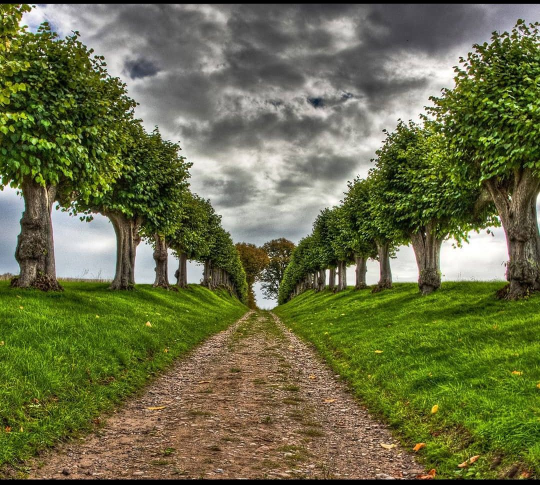
#> input picture image1.jpg, 1080 x 969 px (shown at 1/2 size)
$ jupyter execute detectborders.ipynb   (older library calls are emulated)
#> lines starting #> are read from the running program, lines starting #| are printed output that depends on the picture
[cell 1]
# Import des bibliothèques nécessaires
from PIL import Image
import matplotlib.pyplot as plt

# Charger l'image
image_path = 'image1.jpg'  # Remplace par le chemin de ton image
image1 = Image.open(image_path)
#> image1 is the input picture: PIL image 1080x969 RGB; mean R, G, B 105.4, 109.3, 71

# Afficher l'image
plt.imshow(image1)
plt.axis('off')  # Masquer les axes pour une meilleure visualisation
plt.show()

[cell 2]
# Import des bibliothèques nécessaires
from PIL import Image
import numpy as np
import matplotlib.pyplot as plt
import cv2

# Charger l'image
image_path = 'image1.jpg'  # Remplace par le chemin de ton image
image1 = Image.open(image_path)

# Redimensionner l'image
image_resized = image1.resize((256, 256))  # Redimensionner à une taille de 256x256
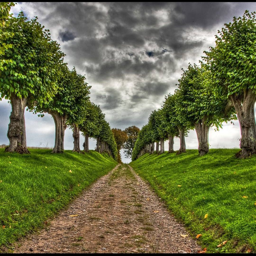
#> image_resized: PIL image 256x256 RGB; mean R, G, B 105.5, 109.3, 71

# Convertir l'image en un tableau numpy pour appliquer des convolutions
image_array = np.array(image_resized)

# Convertir l'image en niveaux de gris (si ce n'est pas déjà le cas)
gray_image = cv2.cvtColor(image_array, cv2.COLOR_RGB2GRAY)
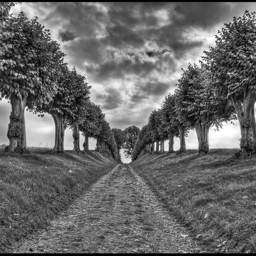
#> gray_image: shape (256, 256); min 0, max 255, mean 103.8

# Appliquer des couches de convolution : ici, un noyau de détection de bords
kernel_edge = np.array([[-1, -1, -1], [-1, 8, -1], [-1, -1, -1]])  # Noyau de détection de bords
convolution_result = cv2.filter2D(gray_image, -1, kernel_edge)
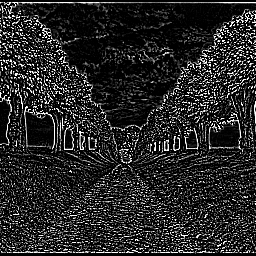
#> convolution_result: shape (256, 256); min 0, max 255, mean 40.1

# Affichage des résultats
plt.figure(figsize=(12, 6))

# Afficher l'image originale redimensionnée
plt.subplot(1, 3, 1)
plt.imshow(image_resized)
plt.title("Image Redimensionnée")
plt.axis('off')

# Afficher l'image en niveaux de gris
plt.subplot(1, 3, 2)
plt.imshow(gray_image, cmap='gray')
plt.title("Image en Niveaux de Gris")
plt.axis('off')

# Afficher l'image après la convolution
plt.subplot(1, 3, 3)
plt.imshow(convolution_result, cmap='gray')
plt.title("Résultat de la Convolution (Détection de Bords)")
plt.axis('off')

plt.show()
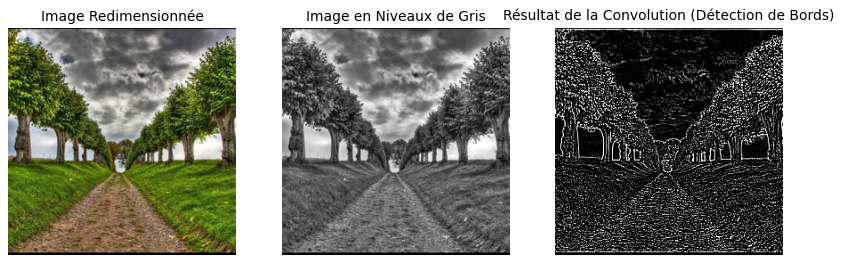
#> figure drawn by matplotlib, 3 panels

[cell 3]
# Import des bibliothèques nécessaires
from PIL import Image
import numpy as np
import matplotlib.pyplot as plt
import cv2

# Charger l'image
image_path = 'image1.jpg'  # Remplace par le chemin de ton image
image1 = Image.open(image_path)

# Redimensionner l'image
image_resized = image1.resize((256, 256))  # Redimensionner à une taille de 256x256

# Convertir l'image en un tableau numpy pour appliquer des convolutions
image_array = np.array(image_resized)

# Convertir l'image en niveaux de gris (si ce n'est pas déjà le cas)
gray_image = cv2.cvtColor(image_array, cv2.COLOR_RGB2GRAY)

# Appliquer plusieurs filtres pour l'extraction de caractéristiques

# Filtre Sobel (Détection des bords horizontaux et verticaux)
sobel_x = cv2.Sobel(gray_image, cv2.CV_64F, 1, 0, ksize=3)  # Bords horizontaux
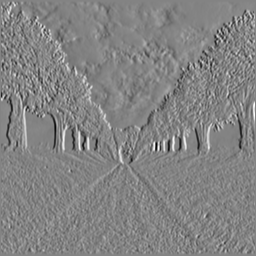
#> sobel_x: shape (256, 256) float64; min -749, max 704, mean -0.1; drawn with min black and max white
sobel_y = cv2.Sobel(gray_image, cv2.CV_64F, 0, 1, ksize=3)  # Bords verticaux
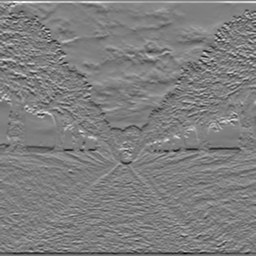
#> sobel_y: shape (256, 256) float64; min -820, max 824, mean -0.1; drawn with min black and max white
sobel_edge = cv2.magnitude(sobel_x, sobel_y)  # Magnitude des bords
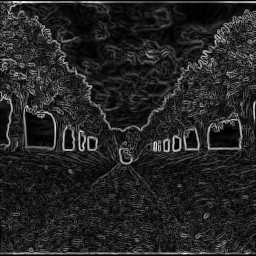
#> sobel_edge: shape (256, 256) float64; min 0, max 824.6, mean 119; drawn with min black and max white

# Filtre Laplacien (Détection des bords)
laplacian = cv2.Laplacian(gray_image, cv2.CV_64F)
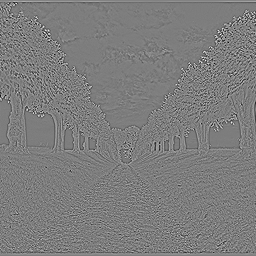
#> laplacian: shape (256, 256) float64; min -381, max 394, mean 0; drawn with min black and max white

# Filtre de Gaussien (pour lisser l'image et détecter les zones homogènes)
gaussian_blur = cv2.GaussianBlur(gray_image, (5, 5), 0)
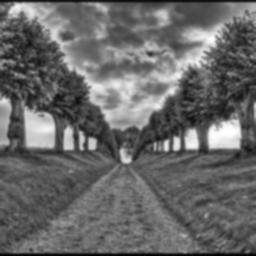
#> gaussian_blur: shape (256, 256); min 2, max 255, mean 103.8

# Affichage des résultats
plt.figure(figsize=(12, 12))

# Afficher l'image originale redimensionnée
plt.subplot(2, 3, 1)
plt.imshow(image_resized)
plt.title("Image Redimensionnée")
plt.axis('off')

# Afficher l'image en niveaux de gris
plt.subplot(2, 3, 2)
plt.imshow(gray_image, cmap='gray')
plt.title("Image en Niveaux de Gris")
plt.axis('off')

# Afficher le résultat du filtre Sobel (bords)
plt.subplot(2, 3, 3)
plt.imshow(sobel_edge, cmap='gray')
plt.title("Détection de Bords (Sobel)")
plt.axis('off')

# Afficher le résultat du filtre Laplacien
plt.subplot(2, 3, 4)
plt.imshow(laplacian, cmap='gray')
plt.title("Détection de Bords (Laplacien)")
plt.axis('off')

# Afficher le résultat du flou Gaussien
plt.subplot(2, 3, 5)
plt.imshow(gaussian_blur, cmap='gray')
plt.title("Flou Gaussien")
plt.axis('off')

# Montrer l'image du résultat de chaque filtre
plt.tight_layout()
plt.show()
